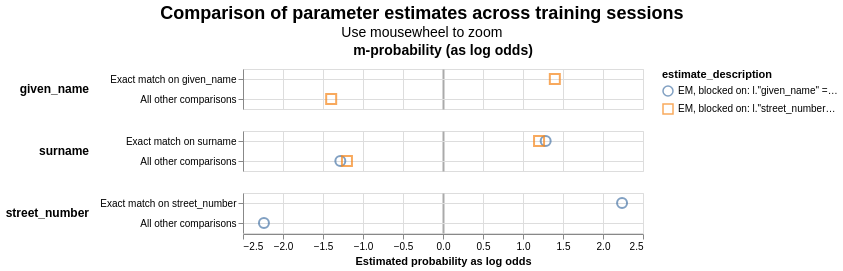

Notebook code for this chart:
### Markdown cell above
We repeat our parameter estimations for the simple model in much the same fashion

### Code cell
linker_simple.training.estimate_probability_two_random_records_match(
    deterministic_rules, recall=0.8
)
linker_simple.training.estimate_u_using_random_sampling(max_pairs=1e7)
session_ssid = (
    linker_simple.training.estimate_parameters_using_expectation_maximisation(
        block_on("given_name"), estimate_without_term_frequencies=True
    )
)
session_pc = linker_simple.training.estimate_parameters_using_expectation_maximisation(
    block_on("street_number"), estimate_without_term_frequencies=True
)
linker_simple.visualisations.parameter_estimate_comparisons_chart()

### Figure 1 — Vega-Lite specification as saved in the notebook (floating-point values rounded to 4 significant figures)
{"config": {"view": {"continuousWidth": 400, "continuousHeight": 300}, "title": {"anchor": "middle", "fontSize": 18, "subtitleFontSize": 14}}, "data": {"name": "data-7324629e203f6b33325f7d95d7b1f802"}, "mark": {"type": "point", "filled": false, "opacity": 0.7, "size": 100}, "encoding": {"color": {"field": "estimate_description", "type": "nominal"}, "column": {"align": "each", "field": "col_header", "header": {"labelFontSize": 14, "labelFontWeight": "bold"}, "title": null, "type": "nominal"}, "row": {"align": "each", "field": "comparison_name", "header": {"labelAlign": "left", "labelAnchor": "middle", "labelAngle": 0, "labelFontSize": 12, "labelFontWeight": "bold"}, "sort": {"field": "comparison_sort_order"}, "title": null, "type": "nominal"}, "shape": {"field": "estimate_description", "scale": {"range": ["circle", "square", "triangle", "diamond"]}, "type": "nominal"}, "tooltip": [{"field": "comparison_name", "type": "nominal"}, {"field": "estimate_description", "type": "nominal"}, {"field": "estimated_probability", "type": "quantitative"}], "x": {"axis": {"gridColor": {"condition": {"test": "abs(datum.value / 10)  <= 1 & datum.value % 10 === 0", "value": "#aaa"}, "value": "#ddd"}, "gridDash": {"condition": {"test": "abs(datum.value / 10) == 1", "value": [3]}, "value": null}, "gridWidth": {"condition": {"test": "abs(datum.value / 10)  <= 1 & datum.value % 10 === 0", "value": 2}, "value": 1}}, "field": "estimated_probability_as_log_odds", "title": "Estimated probability as log odds", "type": "quantitative"}, "y": {"axis": {"grid": true, "title": null}, "field": "comparison_level_label", "sort": {"field": "comparison_vector_value", "order": "descending"}, "type": "nominal"}}, "params": [{"name": "mouse_zoom", "select": {"type": "interval", "encodings": ["x"]}, "bind": "scales"}], "resolve": {"scale": {"y": "independent"}}, "title": {"text": "Comparison of parameter estimates across training sessions", "subtitle": "Use mousewheel to zoom"}, "transform": [{"calculate": "datum.m_or_u + '-probability (as log odds)'", "as": "col_header"}], "$schema": "https://vega.github.io/schema/vega-lite/v5.9.3.json", "datasets": {"data-7324629e203f6b33325f7d95d7b1f802": [{"m_or_u": "m", "estimated_probability": 0.7249, "estimate_description": "EM, blocked on: l.\"street_number\" = r.\"street_number\"", "estimated_probability_as_log_odds": 1.398, "sql_condition": "\"given_name_l\" = \"given_name_r\"", "comparison_level_label": "Exact match on given_name", "comparison_vector_value": 1, "comparison_name": "given_name", "comparison_sort_order": 0}, {"m_or_u": "m", "estimated_probability": 0.2751, "estimate_description": "EM, blocked on: l.\"street_number\" = r.\"street_number\"", "estimated_probability_as_log_odds": -1.398, "sql_condition": "ELSE", "comparison_level_label": "All other comparisons", "comparison_vector_value": 0, "comparison_name": "given_name", "comparison_sort_order": 0}, {"m_or_u": "m", "estimated_probability": 0.7088, "estimate_description": "EM, blocked on: l.\"given_name\" = r.\"given_name\"", "estimated_probability_as_log_odds": 1.283, "sql_condition": "\"surname_l\" = \"surname_r\"", "comparison_level_label": "Exact match on surname", "comparison_vector_value": 1, "comparison_name": "surname", "comparison_sort_order": 1}, {"m_or_u": "m", "estimated_probability": 0.6968, "estimate_description": "EM, blocked on: l.\"street_number\" = r.\"street_number\"", "estimated_probability_as_log_odds": 1.201, "sql_condition": "\"surname_l\" = \"surname_r\"", "comparison_level_label": "Exact match on surname", "comparison_vector_value": 1, "comparison_name": "surname", "comparison_sort_order": 1}, {"m_or_u": "m", "estimated_probability": 0.2912, "estimate_description": "EM, blocked on: l.\"given_name\" = r.\"given_name\"", "estimated_probability_as_log_odds": -1.283, "sql_condition": "ELSE", "comparison_level_label": "All other comparisons", "comparison_vector_value": 0, "comparison_name": "surname", "comparison_sort_order": 1}, {"m_or_u": "m", "estimated_probability": 0.3032, "estimate_description": "EM, blocked on: l.\"street_number\" = r.\"street_number\"", "estimated_probability_as_log_odds": -1.201, "sql_condition": "ELSE", "comparison_level_label": "All other comparisons", "comparison_vector_value": 0, "comparison_name": "surname", "comparison_sort_order": 1}, {"m_or_u": "m", "estimated_probability": 0.8251, "estimate_description": "EM, blocked on: l.\"given_name\" = r.\"given_name\"", "estimated_probability_as_log_odds": 2.238, "sql_condition": "\"street_number_l\" = \"street_number_r\"", "comparison_level_label": "Exact match on street_number", "comparison_vector_value": 1, "comparison_name": "street_number", "comparison_sort_order": 2}, {"m_or_u": "m", "estimated_probability": 0.1749, "estimate_description": "EM, blocked on: l.\"given_name\" = r.\"given_name\"", "estimated_probability_as_log_odds": -2.238, "sql_condition": "ELSE", "comparison_level_label": "All other comparisons", "comparison_vector_value": 0, "comparison_name": "street_number", "comparison_sort_order": 2}]}}
